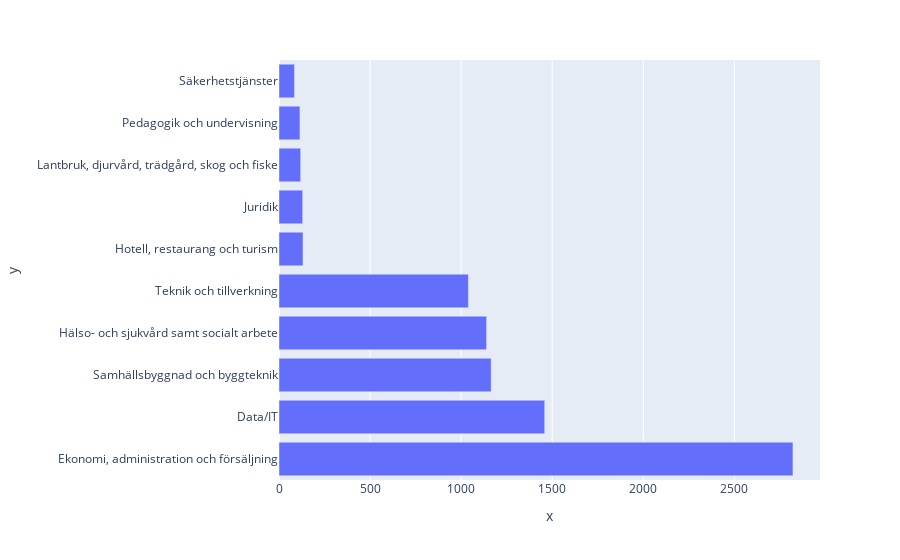

The cell this chart's notebook holds for it:
### Code cell
import plotly.express as px

top_anordnare = df_result.groupby('Utbildningsområde')['Antal beviljade platser start 2024'].sum().nlargest(10)
fig = px.bar(x=top_anordnare.values, y=top_anordnare.index, orientation='h')
fig.show()

### Figure 1 — Plotly figure (JSON) as saved in the notebook; plotly's stock layout.template omitted (floating-point values rounded to 4 significant figures)
{"data": [{"hovertemplate": "x=%{x}<br>y=%{y}<extra></extra>", "legendgroup": "", "marker": {"color": "#636efa", "pattern": {"shape": ""}}, "name": "", "orientation": "h", "showlegend": false, "textposition": "auto", "type": "bar", "x": [2822, 1459, 1165, 1140, 1040, 132, 130, 119, 115, 85], "xaxis": "x", "y": ["Ekonomi, administration och försäljning", "Data/IT", "Samhällsbyggnad och byggteknik", "Hälso- och sjukvård samt socialt arbete", "Teknik och tillverkning", "Hotell, restaurang och turism", "Juridik", "Lantbruk, djurvård, trädgård, skog och fiske", "Pedagogik och undervisning", "Säkerhetstjänster"], "yaxis": "y"}], "layout": {"barmode": "relative", "legend": {"tracegroupgap": 0}, "margin": {"t": 60}, "xaxis": {"anchor": "y", "domain": [0, 1], "title": {"text": "x"}}, "yaxis": {"anchor": "x", "domain": [0, 1], "title": {"text": "y"}}}}
